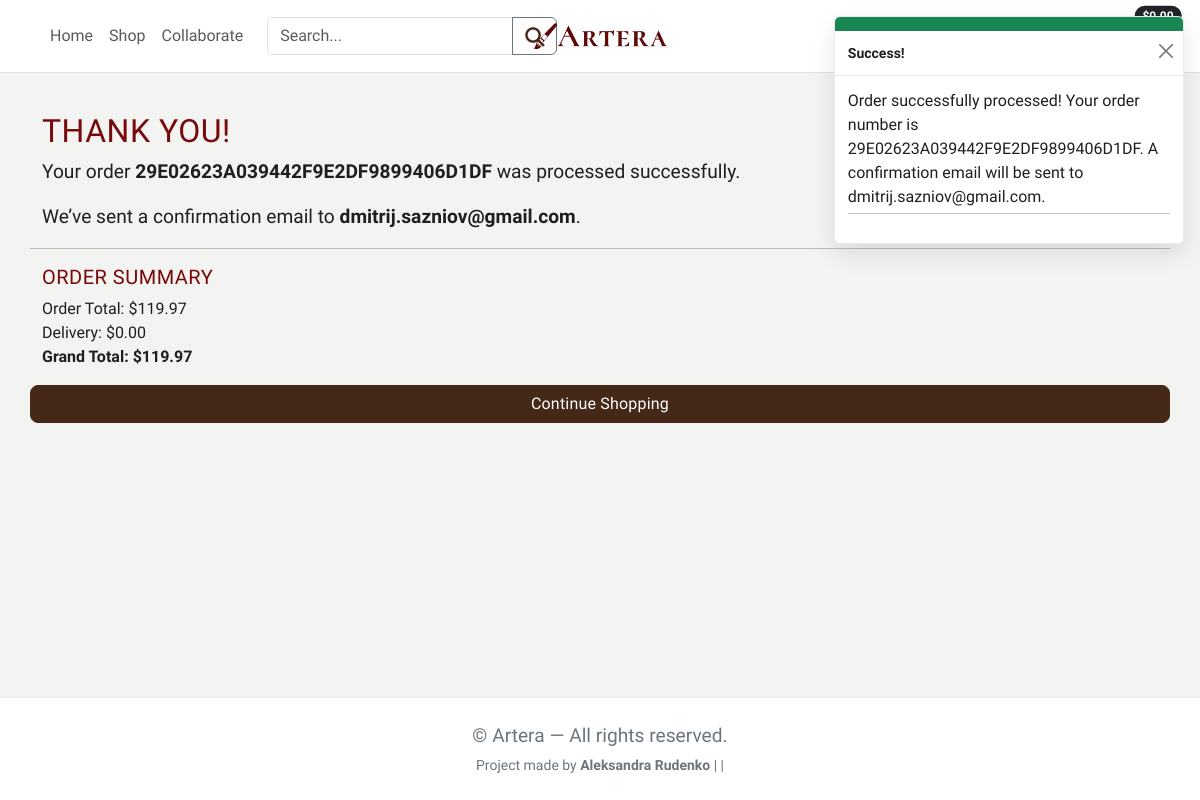
The page /checkout/success/29E02623A039442F9E2DF9899406D1DF/ on the database its author committed.
### checkout/models.py (models this page shows, shortened)
class Order(models.Model):
    order_number = models.CharField(max_length=32, null=False, editable=False)
    full_name = models.CharField(max_length=50,  null=False, blank=False)
    email = models.EmailField(max_length=254, null=False, blank=False)
    phone_number = models.CharField(max_length=20,  null=False, blank=False)
    country = CountryField(blank_label='Select country')
    postcode = models.CharField(max_length=20,  null=True,  blank=True)
    town_or_city = models.CharField(max_length=40,  null=False, blank=False)
    street_address1 = models.CharField(max_length=80, null=False, blank=False)
    street_address2 = models.CharField(max_length=80, null=True,  blank=True)
    county = models.CharField(max_length=80,  null=True,  blank=True)
    date = models.DateTimeField(auto_now_add=True)
    delivery_cost = models.DecimalField(max_digits=6,  decimal_places=2, null=False, default=0)
    order_total = models.DecimalField(max_digits=10, decimal_places=2, null=False, default=0)
    grand_total = models.DecimalField(max_digits=10, decimal_places=2, null=False, default=0)

### checkout/views.py (the view)
# urls.py: path('success/<order_number>/', views.checkout_success, name='checkout_success'),
def checkout_success(request, order_number):
    save_info = request.session.get('save_info')
    order = get_object_or_404(Order, order_number=order_number)
    messages.success(request, f'Order successfully processed! \
        Your order number is {order_number}. A confirmation \
        email will be sent to {order.email}.')
    if 'bag' in request.session:
        del request.session['bag']
    template = 'checkout/checkout_success.html'
    context = {
        'order': order,
    }
    return render(request, template, context)

### bag/contexts.py (called while the page is built, shortened)
def bag_contents(request):
    bag_items = []
    total = 0
    product_count = 0
    bag = request.session.get('bag', {})
    if total < getattr(settings, 'FREE_DELIVERY_THRESHOLD', 0):
        delivery = total * Decimal(getattr(settings, 'STANDARD_DELIVERY_PERCENTAGE', 0) / 100)
        free_delivery_delta = getattr(settings, 'FREE_DELIVERY_THRESHOLD', 0) - total
    else:
        delivery = 0
        free_delivery_delta = 0
    grand_total = delivery + total
    context = {
        'bag_items': bag_items,
        'total': total,
        'product_count': product_count,
        'delivery': delivery,
        'free_delivery_delta': free_delivery_delta,
        'free_delivery_threshold': getattr(settings, 'FREE_DELIVERY_THRESHOLD', 0),
        'grand_total': grand_total,
    }
    return context

### checkout/templates/checkout/checkout_success.html
{% extends "base.html" %}
{% block content %}
<div class="container my-5">
    <div class="row justify-content-center">
        <h2>Thank you!</h2>
        <p>Your order <strong>{{ order.order_number }}</strong> was processed successfully.</p>
        <p>We’ve sent a confirmation email to <strong>{{ order.email }}</strong>.</p>
        <hr>
        <h5>Order Summary</h5>
        <ul class="list-unstyled">
            <li>Order Total: ${{ order.order_total|floatformat:2 }}</li>
            <li>Delivery: ${{ order.delivery_cost|floatformat:2 }}</li>
            <li><strong>Grand Total: ${{ order.grand_total|floatformat:2 }}</strong></li>
        </ul>
        <a href="{% url 'all_artworks' %}" class="btn btn-dark">Continue Shopping</a>
    </div>
</div>
{% endblock %}

### templates/base.html (shortened to what this page needs)
{% load static %}
<!DOCTYPE html>
<html lang="en">
<head>
    {% block links %}
    <link href="https://cdn.jsdelivr.net/npm/bootstrap@5.3.3/dist/css/bootstrap.min.css" rel="stylesheet">
    <link href="https://cdnjs.cloudflare.com/ajax/libs/font-awesome/6.4.0/css/all.min.css" rel="stylesheet">
    <link rel="stylesheet" href="{% static 'css/base.css' %}">
    {% endblock %}
</head>
<body>
    <header class="fixed-top bg-white border-bottom">
        <nav class="navbar navbar-expand-md navbar-light bg-white">
            <div class="container position-relative">
                <a class="navbar-brand position-absolute top-50 start-50 translate-middle" href="{% url 'home' %}">
                    <img src="{% static 'images/logo.png' %}" alt="Artera logo" style="height:34px;">
                </a>
                <div class="collapse navbar-collapse d-none d-md-flex">
                    <ul class="navbar-nav me-auto align-items-center">
                        <li class="nav-item"><a class="nav-link" href="{% url 'home' %}">Home</a></li>
                        <li class="nav-item"><a class="nav-link" href="{% url 'all_artworks' %}">Shop</a></li>
                        <li class="nav-item"><a class="nav-link" href="">Collaborate</a></li>
                        <li class="nav-item">
                            <form class="d-flex ms-3" method="get" action="{% url 'artwork_search' %}">
                                <div class="input-group">
                                    <input type="text" name="q" value="{{ request.GET.q|default:'' }}"
                                        class="form-control" placeholder="Search...">
                                    <button class="btn btn-outline-secondary" type="submit"></button>
                                </div>
                            </form>
                        </li>
                    </ul>
                    <ul class="navbar-nav ms-auto align-items-center">
                        <li class="nav-item dropdown">
                            <a class="nav-link dropdown-toggle d-flex align-items-center" href="#" id="accountMenu"
                                role="button" data-bs-toggle="dropdown" aria-expanded="false">
                            </a>
                        </li>
                        <li class="nav-item ms-2">
                            <a class="nav-link position-relative" href="{% url 'view_bag' %}">
                                <span
                                    class="position-absolute top-0 start-100 translate-middle badge rounded-pill bg-dark">
                                </span>
                            </a>
                        </li>
                    </ul>
                </div>
            </div>
        </nav>
    </header>
    {% if messages %}
    <div id="toastSource" class="toast-container position-fixed top-0 end-0 p-3">
        {% for message in messages %}
        {% with message.level as level %}
        {% if level == 40 %}
        {% include 'includes/toasts/toast_error.html' %}
        {% elif level == 30 %}
        {% include 'includes/toasts/toast_warning.html' %}
        {% elif level == 25 %}
        {% include 'includes/toasts/toast_success.html' %}
        {% else %}
        {% include 'includes/toasts/toast_info.html' %}
        {% endif %}
        {% endwith %}
        {% endfor %}
    </div>
    {% endif %}
    <main>
        {% block content %}
        {% endblock %}
    </main>
    <footer class="footer py-4">
        <p class="mb-1">
            © {{ now|date:"Y" }} Artera — All rights reserved.
        </p>
        <p class="small mb-0">
            Project made by <strong>Aleksandra Rudenko</strong> |
            <a href="https://github.com/alexdotrud" target="_blank" rel="noopener noreferrer"></a> |
        </p>
    </footer>
</body>
</html>

### templates/includes/toasts/toast_success.html (shortened to what this page needs)
{% load static %}
<div class="toast custom-toast" data-bs-autohide="false">
    <div class="arrow-up arrow-success"></div>
    <div class="w-100 toast-capper bg-success"></div>
    <div class="toast-header">
        <strong class="me-auto">Success!</strong>
        <button type="button" class="btn-close ms-2 mb-1" data-bs-dismiss="toast" aria-label="Close"></button>
    </div>
    <div class="toast-body bg-white">
        <div class="row">
            <div class="col">
                {{ message }}
                <hr class="mt-1 mb-3">
            </div>
        </div>
    </div>
</div>

### static/css/base.css (style rules this page uses)
:root { --primary-font: "Cardo", serif; --primary-color: #442818; --secondary-color: #760909; --accent-1: #C2D2C2; --accent-1-dark: #2D4739; --bg-color: #F3F3F2; --surface: #FFFFFF; --ink: #1f1f1f; --muted: #6c757d; --border: rgba(0, 0, 0, .08); --shadow-sm: 0 6px 18px rgba(0, 0, 0, .08); --shadow-md: 0 10px 24px rgba(0, 0, 0, .1); --radius: 12px; }
body { font-family: var(--primary-font); background: var(--bg-color); color: var(--ink); display: flex; flex-direction: column; min-height: 100vh; }
main { margin-top: 64px; flex: 1; }
h1, h2, h3, h4, h5, h6 { font-family: var(--primary-font); color: var(--secondary-color); letter-spacing: 0.5px; text-transform: uppercase; }
p { font-size: 1.2rem; }
header { background-color: var(--bg-color); padding: 0.25rem 0.5rem; min-height: 65px; border-bottom: 1px solid #eaeaea; }
header .navbar { min-height: 64px; position: relative; }
header .navbar-brand { position: absolute; top: 50%; left: 50%; transform: translate(-50%, -50%); margin: 0; z-index: 1040; }
.custom-toast { border: 1px solid var(--border); background: #fff; box-shadow: var(--shadow-md); overflow: hidden; min-width: 320px; max-width: 420px; }
.custom-toast .toast-capper { height: 6px; }
.custom-toast .toast-header { background: #fff; color: var(--ink); border-bottom: 1px solid var(--border); padding: .6rem .8rem; font-weight: 700; }
.custom-toast .toast-body { background: #fff; color: var(--ink); padding: .8rem; font-size: 1rem; }
.arrow-success { border-bottom: 8px solid #198754; }
.footer { background: var(--surface); border-top: 1px solid var(--border); color: var(--surface); text-align: center; padding: 1rem 0; }
.footer p, .footer a { color: var(--muted); }
.btn-dark { background: var(--primary-color); border-color: var(--primary-color); color: #fff; border-radius: 8px; letter-spacing: 0.2px; }
a { color: var(--primary-color); text-decoration: none; }

### rows shown on the page
Order: order_number "29E02623A039442F9E2DF9899406D1DF", email "dmitrij.sazniov@gmail.com", order_total "119.97", delivery_cost "0.00", grand_total "119.97"

### other values the page prints
{{ message }} "Order successfully processed! Your order number is 29E02623A039442F9E2DF9899406D1DF. A confirmation email will be sent to dmitrij.sazniov@gmail.com."
